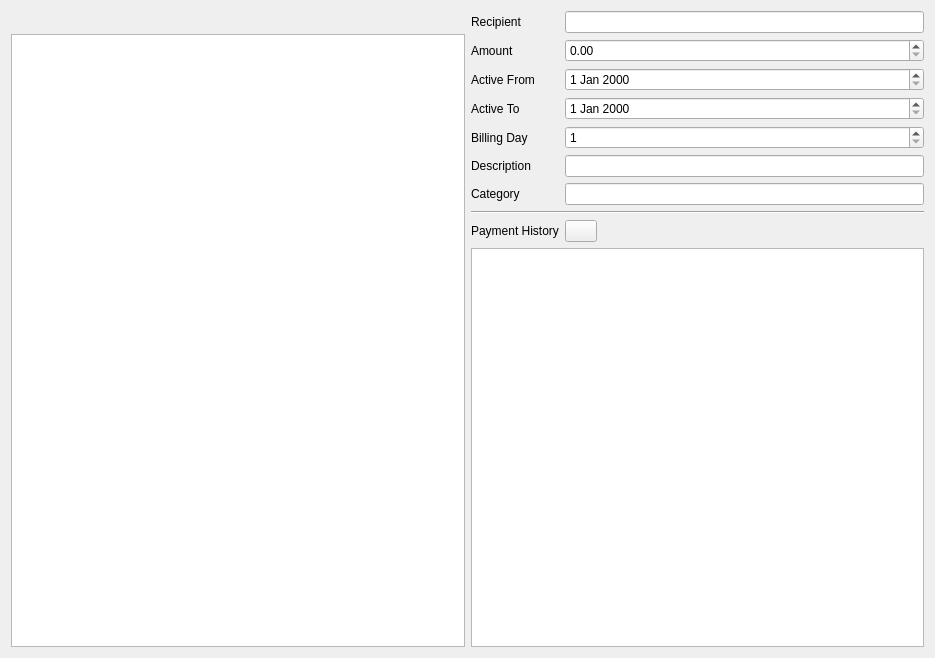
<?xml version="1.0" encoding="UTF-8"?>
<ui version="4.0">
 <class>LambdaSnail::Juno::expenses::RecurringExpensesOverview</class>
 <widget class="QWidget" name="LambdaSnail::Juno::expenses::RecurringExpensesOverview">
  <property name="geometry">
   <rect>
    <x>0</x>
    <y>0</y>
    <width>935</width>
    <height>658</height>
   </rect>
  </property>
  <property name="windowTitle">
   <string>RecurringExpensesOverview</string>
  </property>
  <layout class="QHBoxLayout" name="horizontalLayout">
   <item>
    <layout class="QVBoxLayout" name="verticalLayout">
     <item>
      <widget class="QToolBar" name="toolBar"/>
     </item>
     <item>
      <widget class="QListView" name="recurringExpensesView"/>
     </item>
    </layout>
   </item>
   <item>
    <layout class="QFormLayout" name="formLayout">
     <item row="0" column="0">
      <widget class="QLabel" name="recipientLabel">
       <property name="text">
        <string>Recipient</string>
       </property>
      </widget>
     </item>
     <item row="0" column="1">
      <widget class="QLineEdit" name="recipientLineEdit"/>
     </item>
     <item row="1" column="0">
      <widget class="QLabel" name="amountLabel">
       <property name="text">
        <string>Amount</string>
       </property>
      </widget>
     </item>
     <item row="1" column="1">
      <widget class="QDoubleSpinBox" name="amountDoubleSpinBox">
       <property name="maximum">
        <double>99999999999999999209038626283633850822756121694230455365568299008.000000000000000</double>
       </property>
      </widget>
     </item>
     <item row="2" column="0">
      <widget class="QLabel" name="activeFromLabel">
       <property name="text">
        <string>Active From</string>
       </property>
      </widget>
     </item>
     <item row="2" column="1">
      <widget class="QDateEdit" name="activeFromDateEdit"/>
     </item>
     <item row="3" column="0">
      <widget class="QLabel" name="activeToLabel">
       <property name="text">
        <string>Active To</string>
       </property>
      </widget>
     </item>
     <item row="3" column="1">
      <widget class="QDateEdit" name="activeToDateEdit"/>
     </item>
     <item row="4" column="0">
      <widget class="QLabel" name="billingDayLabel">
       <property name="text">
        <string>Billing Day</string>
       </property>
      </widget>
     </item>
     <item row="4" column="1">
      <widget class="QSpinBox" name="billingDaySpinBox">
       <property name="suffix">
        <string/>
       </property>
       <property name="minimum">
        <number>1</number>
       </property>
       <property name="maximum">
        <number>31</number>
       </property>
      </widget>
     </item>
     <item row="5" column="0">
      <widget class="QLabel" name="descriptionLabel">
       <property name="text">
        <string>Description</string>
       </property>
      </widget>
     </item>
     <item row="5" column="1">
      <widget class="QLineEdit" name="descriptionLineEdit">
       <property name="text">
        <string notr="true"/>
       </property>
      </widget>
     </item>
     <item row="6" column="0">
      <widget class="QLabel" name="categoryLabel">
       <property name="text">
        <string>Category</string>
       </property>
      </widget>
     </item>
     <item row="6" column="1">
      <widget class="QLineEdit" name="categoryLineEdit"/>
     </item>
     <item row="7" column="0" colspan="2">
      <widget class="Line" name="line">
       <property name="orientation">
        <enum>Qt::Orientation::Horizontal</enum>
       </property>
      </widget>
     </item>
     <item row="8" column="0">
      <widget class="QLabel" name="expensesLabel">
       <property name="text">
        <string>Payment History</string>
       </property>
      </widget>
     </item>
     <item row="9" column="0" colspan="2">
      <widget class="QTableView" name="relatedExpensesView"/>
     </item>
     <item row="8" column="1">
      <layout class="QHBoxLayout" name="horizontalLayout_3">
       <item>
        <widget class="QPushButton" name="newExpenseButton">
         <property name="maximumSize">
          <size>
           <width>32</width>
           <height>32</height>
          </size>
         </property>
         <property name="text">
          <string/>
         </property>
         <property name="flat">
          <bool>false</bool>
         </property>
        </widget>
       </item>
       <item>
        <spacer name="horizontalSpacer">
         <property name="orientation">
          <enum>Qt::Orientation::Horizontal</enum>
         </property>
         <property name="sizeHint" stdset="0">
          <size>
           <width>40</width>
           <height>20</height>
          </size>
         </property>
        </spacer>
       </item>
      </layout>
     </item>
    </layout>
   </item>
  </layout>
 </widget>
 <resources/>
 <connections/>
</ui>
